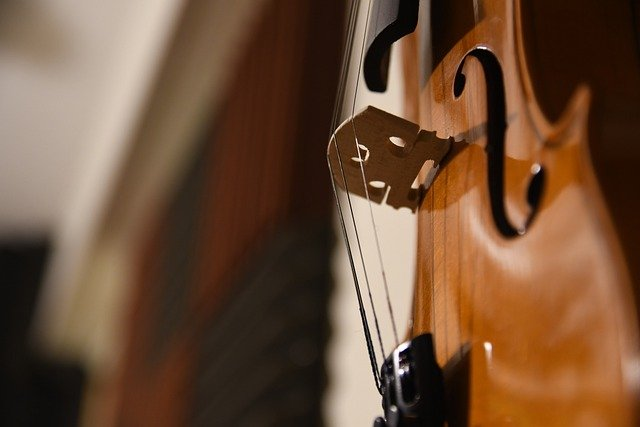
#> input picture sample.jpg, 640 x 427 px
$ python main.py
#> lines starting #> are read from the running program, lines starting #| are printed output that depends on the picture; after the words box and inside, x2 and y2 are one past the last pixel; in counts of white or black regions, pixels touching at a corner belong together
import cv2
import sys

# imread : 画像ファイルを読み込んで、多次元配列(numpy.ndarray)にする。
# imreadについて : https://kuroro.blog/python/wqh9VIEmRXS4ZAA7C4wd/
# 第一引数 : 画像のファイルパス
# 戻り値 : 行 x 列 x 色の三次元配列(numpy.ndarray)が返される。
img = cv2.imread('./sample.jpg')
#> img is the input picture: shape (427, 640, 3); mean B, G, R 55.4, 78.7, 110

# 画像ファイルが正常に読み込めなかった場合、プログラムを終了する。
if img is None:
    sys.exit("Could not read the image.")

# cvtColor : 画像の色空間(色)を変更する関数。
# cvtColorについて : https://kuroro.blog/python/7IFCPLA4DzV8nUTchKsb/

# 第一引数 : 多次元配列(numpy.ndarray)

# 第二引数 : 変更前の画像の色空間(色)と、変更後の画像の色空間(色)を示す定数を設定。
# cv2.COLOR_BGR2HSV : BGR(Blue, Green, Red)形式の色空間(色)を持つ画像をHSV(Hue(色相), Saturation(彩度), Value(明度))形式へ変更する。
# ※ なぜHSV形式に変更するのか? : RGB(Red, Green, Blue)形式やBGR(Blue, Green, Red)形式で色を表現し、inRange関数を利用しても構わない。ただinRange関数の第二引数, 第三引数で指定する値の感覚が掴みにくいため、HSV(Hue(色相), Saturation(彩度), Value(明度))形式で色を表現し、inRange関数の第二引数, 第三引数を指定することをおすすめする。

# 戻り値 : 多次元配列(numpy.ndarray)
img = cv2.cvtColor(img, cv2.COLOR_BGR2HSV)
#> img: shape (427, 640, 3); mean H, S, V 14.5, 141.8, 110

# inRange : 2値化(画像を白と黒の2色に変換する)するための関数
# 第一引数 : 多次元配列(numpy.ndarray)
# 第二引数 : 2値化する条件の下限
# 第三引数 : 2値化する条件の上限
# 戻り値 : 多次元配列(numpy.ndarray)
img = cv2.inRange(img, (0, 0, 0), (255, 255, 94))
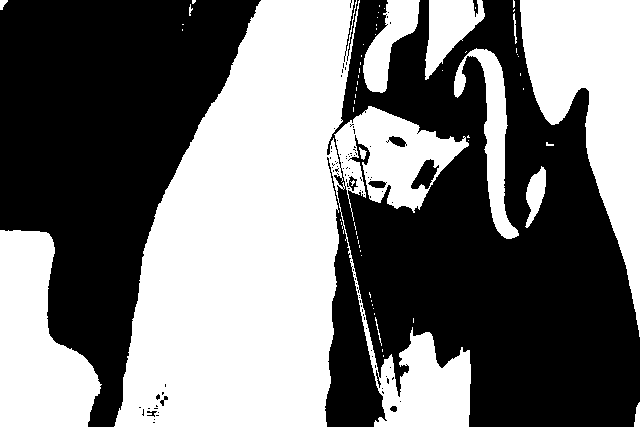
#> img: shape (427, 640); 46.7% white; 64 white regions (50 under 20 px), largest, box (x1, y1, x2, y2) and area: (114, 0, 471, 427) 85209, (520, 0, 640, 337) 19075, (0, 230, 102, 427) 13217

# imwrite : 画像の保存を行う関数
# 第一引数 : 保存先の画像ファイル名
# 第二引数 : 多次元配列(numpy.ndarray)
# <第二引数の例>
# [
# [
# [234 237 228]
# ...
# [202 209 194]
# ]
# [
# [10 27 16]
# ...
# [36 67 46]
# ]
# [
# [34 51 40]
# ...
# [50 81 60]
# ]
# ]
# imwriteについて : https://kuroro.blog/python/i0tNE1Mp8aEz8Z7n6Ggg/
cv2.imwrite('output.jpg', img)
